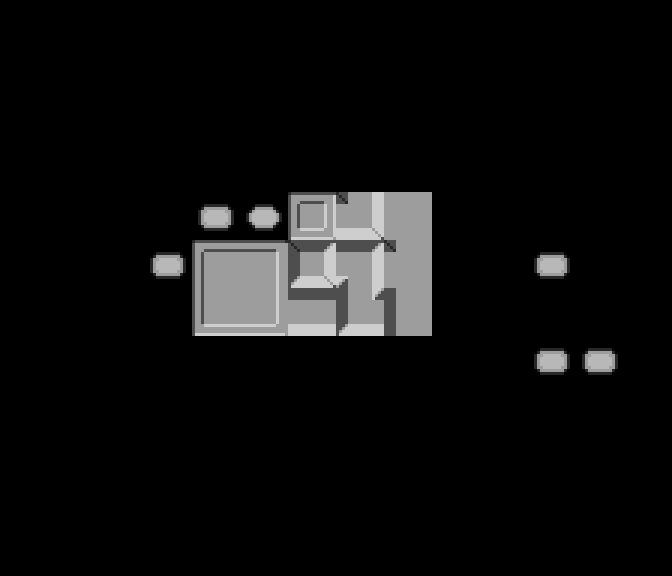

A level layout from a 2D game, rendered from its tile map. Below: a short description, then the map file with its tile-grid data intact:
An orthogonal 14x12 tile map with 48x48 px tiles, 1 tile layer (Tile Layer 1).

<map version="1.0" tiledversion="1.1.3" orientation="orthogonal" renderorder="left-up" width="14" height="12" tilewidth="48" tileheight="48" infinite="0" nextobjectid="1">
 <tileset firstgid="1" source="spritesheet.tsx" />
 <layer name="Tile Layer 1" width="14" height="12">
  <data encoding="csv">
0,0,0,0,0,0,0,0,0,0,0,0,0,0,
0,0,0,0,0,0,0,0,0,0,0,0,0,0,
0,0,0,0,0,0,0,0,0,0,0,0,0,0,
0,0,0,0,0,0,0,0,0,0,0,0,0,0,
0,0,0,0,127,128,129,130,131,0,0,0,0,0,
0,0,0,127,142,143,144,145,146,0,0,127,0,0,
0,0,0,0,157,158,159,160,161,0,0,0,0,0,
0,0,0,0,0,0,0,0,0,0,0,127,127,0,
0,0,0,0,0,0,0,0,0,0,0,0,0,0,
0,0,0,0,0,0,0,0,0,0,0,0,0,0,
0,0,0,0,0,0,0,0,0,0,0,0,0,0,
0,0,0,0,0,0,0,0,0,0,0,0,0,0
</data>
 </layer>
</map>
